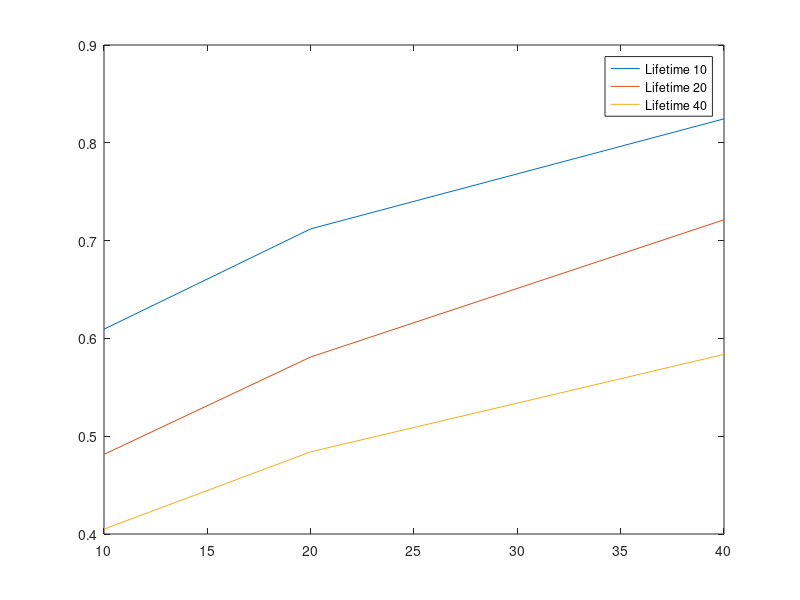

Write the MATLAB code that produced this figure.
lifetimes = [10, 20, 40];

% timeout 10

success_rates10 = [0.6094, 0.712, 0.8245];

% timeout 20

success_rates20 = [0.4814, 0.581, 0.7213];

% timeout 40

success_rates40 = [0.405, 0.484, 0.5837];

a1 = plot(lifetimes,success_rates10);

hold on

a2 = plot(lifetimes,success_rates20);

hold on

a3 = plot(lifetimes,success_rates40);


M1 = 'Lifetime 10';
M2 = 'Lifetime 20';
M3 = 'Lifetime 40';

legend([a1;a2;a3], M1,M2,M3);